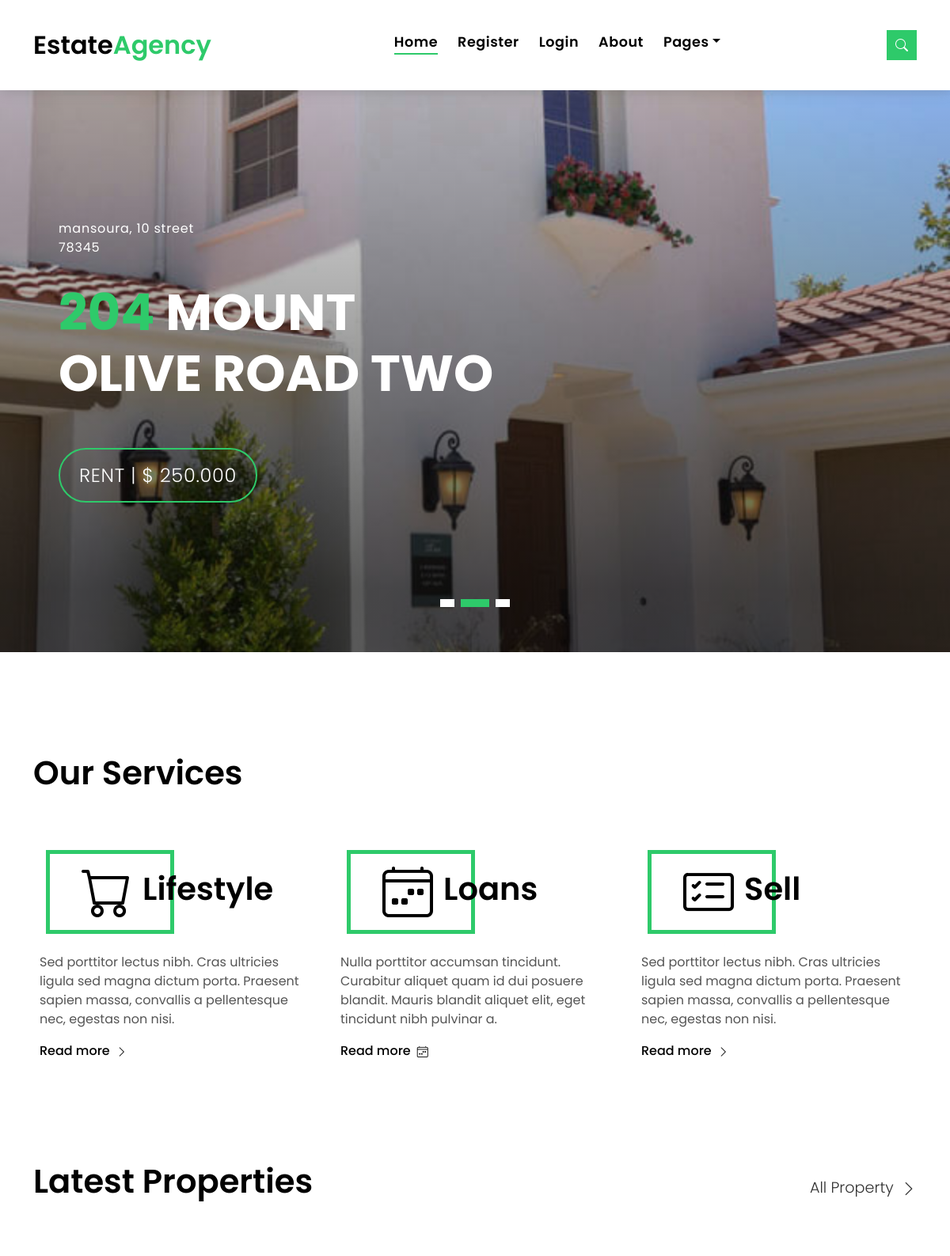
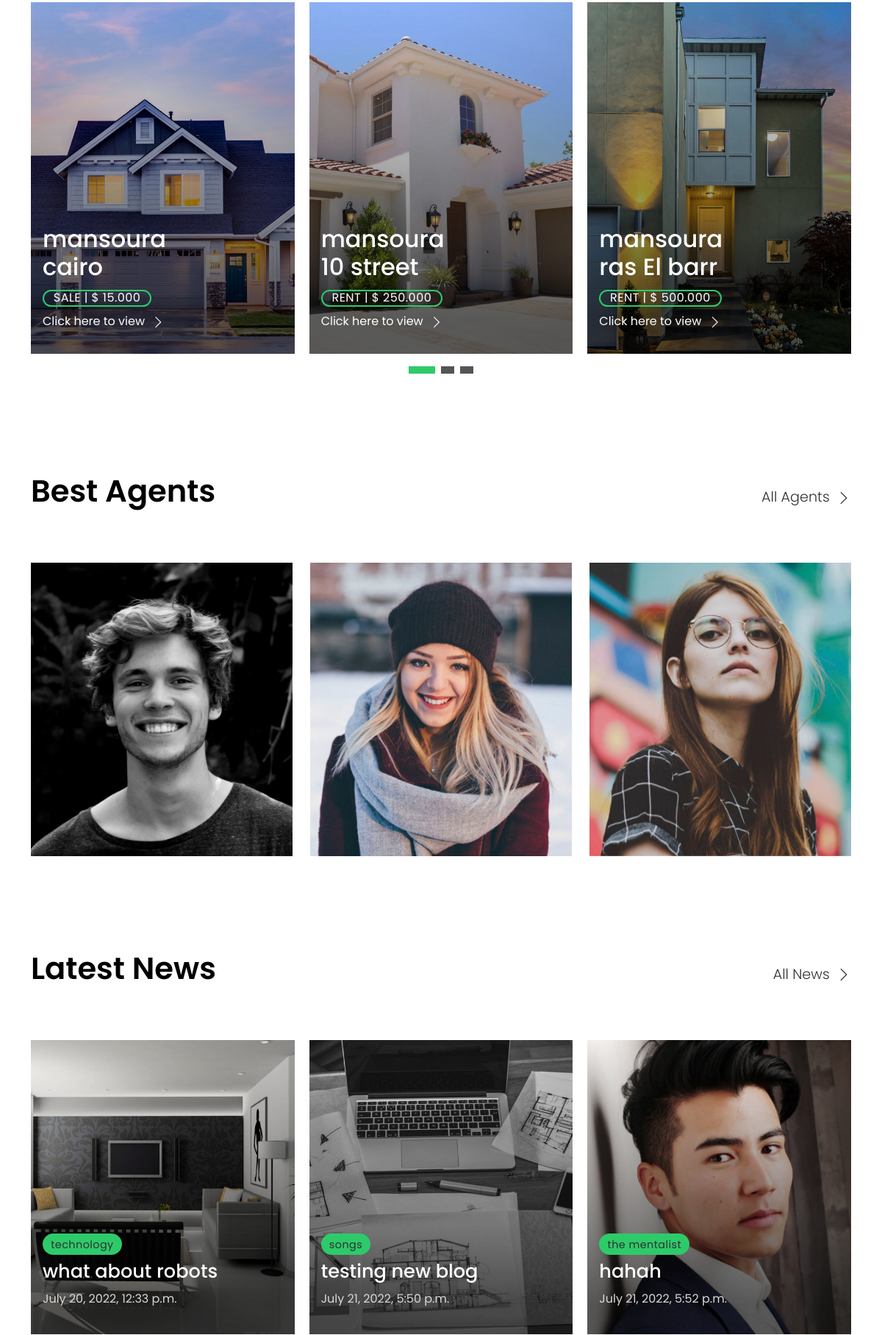
The page / (upper part) on the database its author committed (2 pictures, top to bottom).
### houses/models.py (models this page shows, shortened)
class House(models.Model):
    status_choices = (
        ("sale", "sale"),
        ("rent", "rent"),
    )
    img = models.ImageField(upload_to="images")
    address = models.CharField(max_length=50)
    location = models.CharField(max_length=50)
    status = models.CharField(max_length=100,choices=status_choices)
    area = models.IntegerField()
    beds = models.IntegerField()
    bathrooms = models.IntegerField()
    garages = models.IntegerField()
    price = models.IntegerField()
    agent = models.ForeignKey(Agent,on_delete=models.CASCADE)
    description = models.TextField()
    amenities = models.ManyToManyField(Amenity)

class Agent(models.Model):
    name = models.CharField(max_length=50)
    age = models.IntegerField()
    email = models.EmailField(null=True,blank=True)
    phone = models.CharField(max_length=50,null=True,blank=True)
    skype = models.CharField(null=True,blank=True,max_length=100)
    img = models.ImageField(null=True,blank=True,upload_to="images")

class Blog(models.Model):
    title = models.CharField(max_length=50)
    img = models.ImageField(upload_to="images")
    content = models.TextField()
    author = models.CharField(max_length=50)
    category = models.CharField(max_length=50)
    date = models.DateTimeField(auto_now_add=True)

### houses/views.py (the view)
# urls.py: path('', views.index,name="home"),
def index(request):
    if request.method=="POST":
        print("FOOOOOOOOOOOOOOOOOOORM")
        print(request.POST)
        pass
    all_houses = House.objects.all()[:3]
    all_agents = Agent.objects.all()[:3]
    all_blogs = Blog.objects.all()[:3]
    context = {"all_houses": all_houses,
               "all_agents":all_agents,
               "all_blogs":all_blogs}
    return render(request,"houses/index.html",context)

### houses/templates/houses/index.html (shortened to what this page needs)
{% extends 'houses/base.html' %}
{% load static %}
{% block content %}
  <div class="intro intro-carousel swiper position-relative">
    <div class="swiper-wrapper">
{% for house in all_houses %}
      <div class="swiper-slide carousel-item-a intro-item bg-image" style="background-image: url({{house.img.url}})">
        <div class="overlay overlay-a"></div>
        <div class="intro-content display-table">
          <div class="table-cell">
            <div class="container">
              <div class="row">
                <div class="col-lg-8">
                  <div class="intro-body">
                    <p class="intro-title-top">{{house.location}}, {{house.address}}
                      <br> 78345
                    </p>
                    <h1 class="intro-title mb-4 ">
                      <span class="color-b">204 </span> Mount
                      <br> Olive Road Two
                    </h1>
                    <p class="intro-subtitle intro-price">
                      <a href="{% url 'single' house.id %}"><span class="price-a">{{house.status}} | $ {{house.price}}.000</span></a>
                    </p>
                  </div>
                </div>
              </div>
            </div>
          </div>
        </div>
      </div>
{% endfor %}
    </div>
    <div class="swiper-pagination"></div>
  </div>
  <main id="main">
    <section class="section-services section-t8">
      <div class="container">
        <div class="row">
          <div class="col-md-12">
            <div class="title-wrap d-flex justify-content-between">
              <div class="title-box">
                <h2 class="title-a">Our Services</h2>
              </div>
            </div>
          </div>
        </div>
        <div class="row">
          <div class="col-md-4">
            <div class="card-box-c foo">
              <div class="card-header-c d-flex">
                <div class="card-box-ico">
                  <span class="bi bi-cart"></span>
                </div>
                <div class="card-title-c align-self-center">
                  <h2 class="title-c">Lifestyle</h2>
                </div>
              </div>
              <div class="card-body-c">
                <p class="content-c">
                  Sed porttitor lectus nibh. Cras ultricies ligula sed magna dictum porta. Praesent sapien massa,
                  convallis a pellentesque
                  nec, egestas non nisi.
                </p>
              </div>
              <div class="card-footer-c">
                <a href="#" class="link-c link-icon">Read more
                  <span class="bi bi-chevron-right"></span>
                </a>
              </div>
            </div>
          </div>
          <div class="col-md-4">
            <div class="card-box-c foo">
              <div class="card-header-c d-flex">
                <div class="card-box-ico">
                  <span class="bi bi-calendar4-week"></span>
                </div>
                <div class="card-title-c align-self-center">
                  <h2 class="title-c">Loans</h2>
                </div>
              </div>
              <div class="card-body-c">
                <p class="content-c">
                  Nulla porttitor accumsan tincidunt. Curabitur aliquet quam id dui posuere blandit. Mauris blandit
                  aliquet elit, eget tincidunt
                  nibh pulvinar a.
                </p>
              </div>
              <div class="card-footer-c">
                <a href="#" class="link-c link-icon">Read more
                  <span class="bi bi-calendar4-week"></span>
                </a>
              </div>
            </div>
          </div>
          <div class="col-md-4">
            <div class="card-box-c foo">
              <div class="card-header-c d-flex">
                <div class="card-box-ico">
                  <span class="bi bi-card-checklist"></span>
                </div>
                <div class="card-title-c align-self-center">
                  <h2 class="title-c">Sell</h2>
                </div>
              </div>
              <div class="card-body-c">
                <p class="content-c">
                  Sed porttitor lectus nibh. Cras ultricies ligula sed magna dictum porta. Praesent sapien massa,
                  convallis a pellentesque
                  nec, egestas non nisi.
                </p>
              </div>
              <div class="card-footer-c">
                <a href="#" class="link-c link-icon">Read more
                  <span class="bi bi-chevron-right"></span>
                </a>
              </div>
            </div>
          </div>
        </div>
      </div>
    </section>
    <section class="section-property section-t8">
      <div class="container">
        <div class="row">
          <div class="col-md-12">
            <div class="title-wrap d-flex justify-content-between">
              <div class="title-box">
                <h2 class="title-a">Latest Properties</h2>
              </div>
              <div class="title-link">
                <a href="{% url 'properties' %}">All Property
                  <span class="bi bi-chevron-right"></span>
                </a>
              </div>
            </div>
          </div>
        </div>
        <div id="property-carousel" class="swiper">
          <div class="swiper-wrapper">
{% for house in all_houses %}
            <div class="carousel-item-b swiper-slide">
              <div class="card-box-a card-shadow">
                <div class="img-box-a">
                  <img src="{{house.img.url}}" alt="" class="img-a img-fluid">
                </div>
                <div class="card-overlay">
                  <div class="card-overlay-a-content">
                    <div class="card-header-a">
                      <h2 class="card-title-a">
                        <a href="property-single.html">{{house.location}}
                          <br /> {{house.address}}</a>
                      </h2>
                    </div>
                    <div class="card-body-a">
                      <div class="price-box d-flex">
                        <span class="price-a">{{house.status}} | $ {{house.price}}.000</span>
                      </div>
                      <a href="{% url 'single' house.id %}" class="link-a">Click here to view
                        <span class="bi bi-chevron-right"></span>
                      </a>
                    </div>
                  </div>
                </div>
              </div>
            </div>
{% endfor %}
          </div>
        </div>
        <div class="propery-carousel-pagination carousel-pagination"></div>
      </div>
    </section>
    <section class="section-agents section-t8">
      <div class="container">
        <div class="row">
          <div class="col-md-12">
            <div class="title-wrap d-flex justify-content-between">
              <div class="title-box">
                <h2 class="title-a">Best Agents</h2>
              </div>
              <div class="title-link">
                <a href="{% url 'agents' %}">All Agents
                  <span class="bi bi-chevron-right"></span>
                </a>
              </div>
            </div>
          </div>
        </div>
        <div class="row">
{% for agent in all_agents %}
          <div class="col-md-4">
            <div class="card-box-d">
              <div class="card-img-d">
                <img src="{{agent.img.url}}" alt="" class="img-d img-fluid">
              </div>
              <div class="card-overlay card-overlay-hover">
                <div class="card-header-d">
                  <div class="card-title-d align-self-center">
                  </div>
                </div>
                <div class="card-body-d">
                </div>
              </div>
            </div>
          </div>
{% endfor %}
        </div>
      </div>
    </section>
    <section class="section-news section-t8">
      <div class="container">
        <div class="row">
          <div class="col-md-12">
            <div class="title-wrap d-flex justify-content-between">
              <div class="title-box">
                <h2 class="title-a">Latest News</h2>
              </div>
              <div class="title-link">
                <a href="{% url 'blogs' %}">All News
                  <span class="bi bi-chevron-right"></span>
                </a>
              </div>
            </div>
          </div>
        </div>
        <div id="news-carousel" class="swiper">
          <div class="swiper-wrapper">
{% for blog in all_blogs %}
            <div class="carousel-item-c swiper-slide">
              <div class="card-box-b card-shadow news-box">
                <div class="img-box-b">
                  <img src="{{blog.img.url}}" alt="" class="img-b img-fluid" style="width:600px;height:400px;">
                </div>
                <div class="card-overlay">
                  <div class="card-header-b">
                    <div class="card-category-b">
                      <a href="#" class="category-b">{{blog.category}}</a>
                    </div>
                    <div class="card-title-b">
                      <h2 class="title-2">
                        <a href="{% url 'blog' blog.id %}">{{blog.title}}
                          </a>
                      </h2>
                    </div>
                    <div class="card-date">
                      <span class="date-b">{{blog.date}}</span>
                    </div>
                  </div>
                </div>
              </div>
            </div>
{% endfor %}
          </div>
        </div>
      </div>
    </section>
  </main>
{% endblock %}

### rows shown on the page
House: img (picture), location "mansoura", address "10 street", status "RENT", price "250"
House: img (picture), location "mansoura", address "cairo", status "SALE", price "15"
House: img (picture), location "mansoura", address "ras El barr", status "RENT", price "500"
Agent: img (picture)
Agent: img (picture)
Agent: img (picture)
Blog: img (picture), category "technology", title "what about robots", date "July 20, 2022, 12:33 p.m."
Blog: img (picture), category "songs", title "testing new blog", date "July 21, 2022, 5:50 p.m."
Blog: img (picture), category "the mentalist", title "hahah", date "July 21, 2022, 5:52 p.m."
